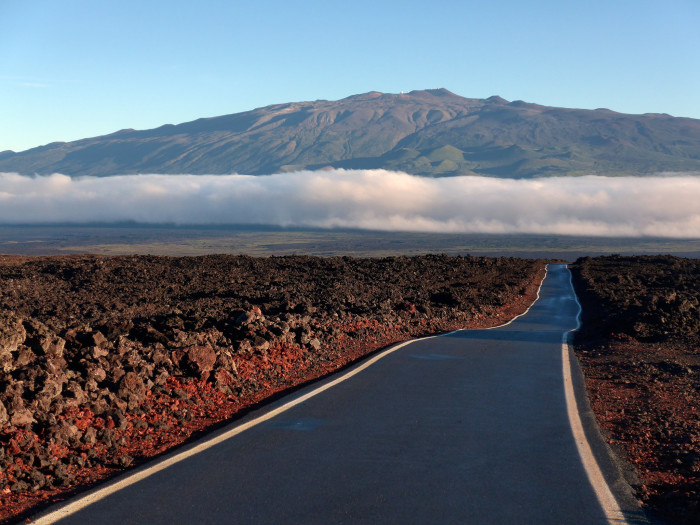
//> input picture ConsoleApplication1/o.jpg, 700 x 525 px, given in place of the camera
$ ./Source6   (built with g++ and OpenCV 4)
//> lines starting //> are read from the running program, lines starting //| are printed output that depends on the picture; after the words box and inside, x2 and y2 are one past the last pixel; in counts of white or black regions, pixels touching at a corner belong together

#include "opencv2/highgui/highgui.hpp"
#include "opencv2/imgproc/imgproc.hpp"
#include <iostream>
#include <stdio.h>
#include <stdlib.h>

using namespace std;
using namespace cv;

int main()
{
	VideoCapture livecamera(0);     // Fetching the live feed from the webcam

	if (!livecamera.isOpened()) {
		cout << "cannot open camera";      // Webcam not opened
	}

	while (true)
	{
		Mat cannyImage;	// cannyImage variable that is to be used in the hough transformation
		Mat frame;		// frame variable from the video camera that is to be processed

		livecamera.read(frame);		// Reading the frame from the video
//> frame is the input picture: 525 rows x 700 cols, CV_8UC3; mean B, G, R 116.1, 105.7, 98.5
		imshow("Live Video", frame);	//opening the live video feed

		cvtColor(frame, cannyImage, CV_BGR2GRAY);    // Converts from one one color space to another
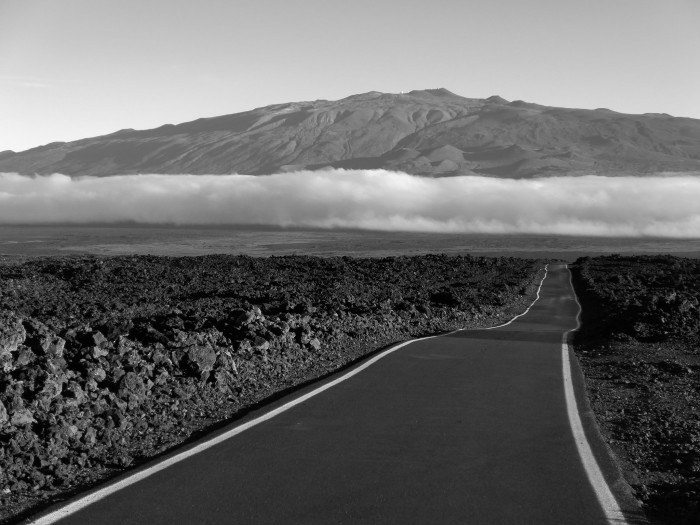
//> cannyImage: 525 rows x 700 cols, CV_8UC1; min 0, max 249, mean 104.8
		Canny(frame, cannyImage, 100, 200, 3);		//  Canny edge formula
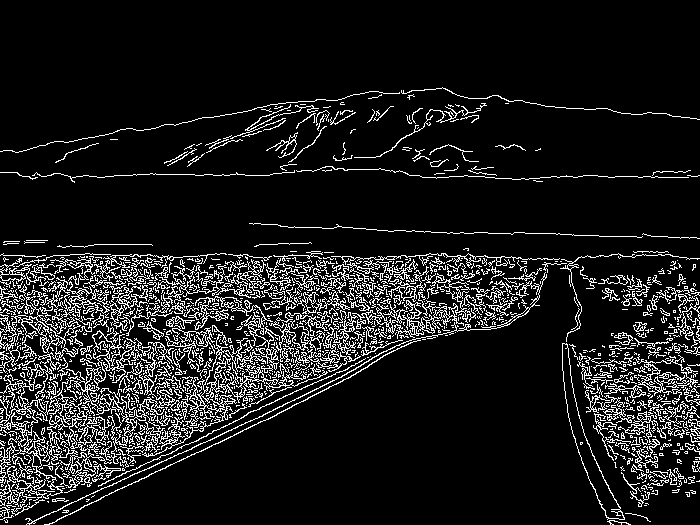
//> cannyImage: 525 rows x 700 cols, CV_8UC1; 10.9% white in thin lines or dots, all inside (x1, y1, x2, y2) = (0, 87, 700, 525)
		imshow("Canny Transformation", cannyImage);	// opening Canny transformation

		vector<Vec2f> lines; lines.reserve(1000);
		HoughLines(cannyImage, lines, 1, CV_PI / 180, 100);       // Hough transformation formula to draw lines on the images
//> lines = 4002 lines (rho, theta), first 12: [486, 1.13], [472, 1.15], [492, 1.12], [436, 1.26], [459, 1.19], [418, 1.36], [283, 1.57], [458, 1.17], [438, 1.24], [425, 1.31], [443, 1.29], [273, 1.61]

		vector<Vec2f> cart_lines; //slope, b param, y = [0] * x + [1]

		for (size_t i = 0; i < lines.size(); i++) {
			double rho = lines[i][0], theta = lines[i][1];				       // rho variable is the distance resolution in pixels
																			   // theta variable is angle resolution in radians
			Point pt1, pt2;

			double a = cos(theta), b = sin(theta);
			double x0 = a*rho, y0 = b*rho;
			pt1.x = cvRound(x0 + 1000 * (-b));
			pt1.y = cvRound(y0 + 1000 * (a));
			pt2.x = cvRound(x0 - 1000 * (-b));
			pt2.y = cvRound(y0 - 1000 * (a));


			Vec2f cart_line;
			cart_line[0] = (-cos(theta) / sin(theta));
			cart_line[1] = rho / sin(theta);

			double angle = theta * 180 / CV_PI;
			if (angle >= 180) {
				angle -= 180;
			}

			if (angle != 0) {
				cart_lines.push_back(cart_line);
				//std::cout << "angle: " << angle <<" degrees\n";
				line(frame, pt1, pt2, Scalar(0, 0, 255), 3, CV_AA);
			}
		}
//> this loop made 4002 passes
//> (theta, a, b, x0, y0) on passes 61 to 69: (1.13, 0.423, 0.906, 197.8, 424.2), (1.2, 0.358, 0.934, 163.1, 424.8), (1.22, 0.342, 0.94, 150.5, 413.5), (1.38, 0.191, 0.982, 76.13, 391.7), (1.48, 0.0872, 0.996, 26.84, 306.8), (1.5, 0.0698, 0.998, 20.72, 296.3), (1.29, 0.276, 0.961, 118, 411.4), (1.33, 0.242, 0.97, 101.1, 405.6), (1.52, 0.0523, 0.999, 17.22, 328.5)
//> (rho, theta, a, b, x0, y0, angle) on passes 1 to 6: (486, 1.13, 0.423, 0.906, 205.4, 440.5, 65), (472, 1.15, 0.407, 0.914, 192, 431.2, 66), (492, 1.12, 0.438, 0.899, 215.7, 442.2, 64), (436, 1.26, 0.309, 0.951, 134.7, 414.7, 72), (459, 1.19, 0.375, 0.927, 171.9, 425.6, 68), (418, 1.36, 0.208, 0.978, 86.91, 408.9, 78)
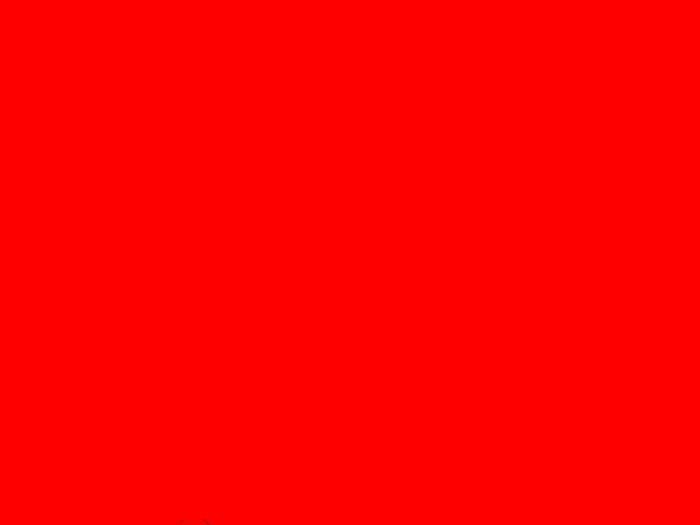
//> frame: 525 rows x 700 cols, CV_8UC3; mean B, G, R 0, 0, 255

		if (cart_lines.size() >= 2) {
			Vec2f frame_center; frame_center[0] = livecamera.get(3) / 2; frame_center[1] = livecamera.get(4) / 2;
			Vec2f right_lane;
			Vec2f left_lane;

			if (cart_lines[0][0] < cart_lines[1][0]) {
				right_lane = cart_lines[0];
				left_lane = cart_lines[1];
			}
			else {
				right_lane = cart_lines[1];
				left_lane = cart_lines[0];
			}


			Point intercept_right;
			intercept_right.y = frame_center[1];
			intercept_right.x = (frame_center[1] - right_lane[1]) / right_lane[0];

			Point intercept_left;
			intercept_left.y = frame_center[1];
			intercept_left.x = (frame_center[1] - left_lane[1]) / left_lane[0];

			std::cout << "intercept_right: " << intercept_right.x << ", " << intercept_right.y << "\n";
//| intercept_right: 587, 262
			std::cout << "intercept_left: " << intercept_left.x << ", " << intercept_left.y << "\n";
//| intercept_left: 570, 262

		}

		imshow("Hough Transformation", frame);  //opening the hough transformation

		if (waitKey(120) >= 0)
//> the Esc key is pressed
			break;

	}


	return 0;
}
